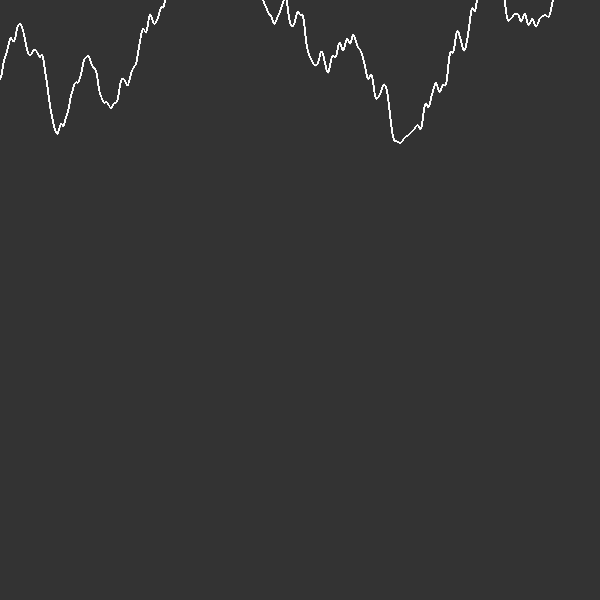
Frame 1 (no input)
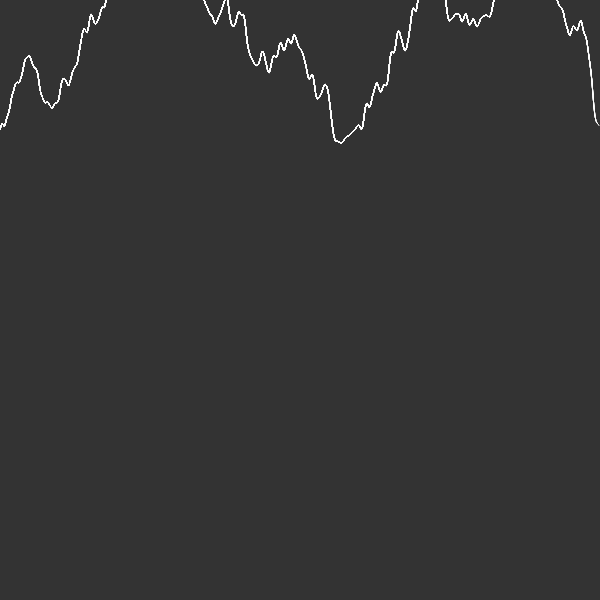
Frame 60 (no input)
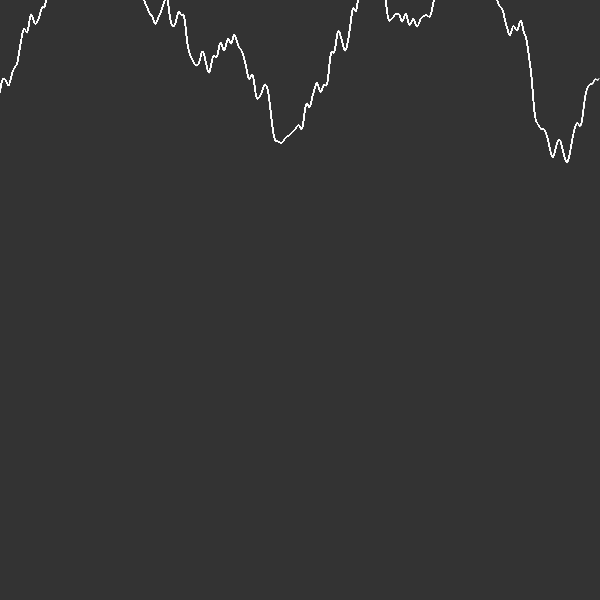
Frame 120 (the mouse pressed at the canvas centre since frame 60)

The p5.js sketch that drew these frames (run headless with seeded random() and noise() and a simulated clock; from frame 60 on, the mouse is pressed at the canvas centre):

// p5.js sketch
// ── sketch.js
let inc = 0.05;
let start = 0;

function setup() {
  createCanvas(600, 600);
  background(0)
}

function draw() {
  background(51);

  stroke(255);
  noFill();
  
  
  let xoff = start;
   beginShape()
  for (let x = 0; x < width; x++) {
    stroke(255);
    let n = map(noise(xoff*0.7), 0, 1, -140, 90);
    let s = map(sin(xoff*0.4), -1, 1, 0, 130);
    let y = s+n 
    
    vertex(x,y)
    xoff += inc;
    endShape()
  }
  

  start += 0.05;

  //noLoop();
}

class Walker{
  constructor(){
    this.x=x
    this.y=y
  }
  display(){
    
  }
  update(){
    
  }
}
